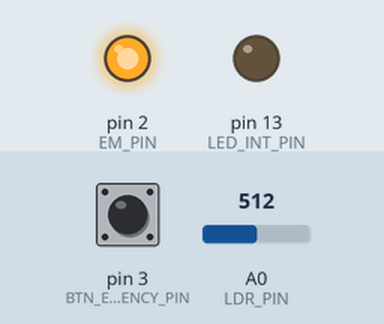
Simulated run of this sketch. Board: Arduino Uno, built with avr-gcc and run on an emulated ATmega328P. Shown: output pins drawn as LEDs (lit = HIGH). Inputs (shaded band) come from the test bench; at power-on: A0 (LDR_PIN) = 512, pin 3 (BTN_EMERGENCY_PIN) LOW. At 3.5 s the program stops and its outputs stay as they are.

Above: at 1.2 s.
1.3 s: A0 (LDR_PIN) set to 306
At 4.7 s:
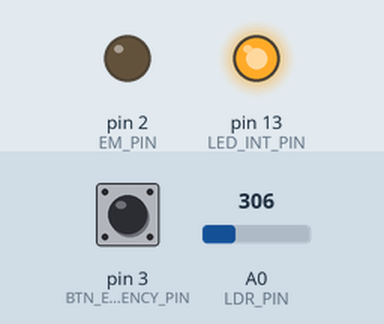
Timing chart, 0 to 5.0 s (numbered marks = the images above; inputs shaded):
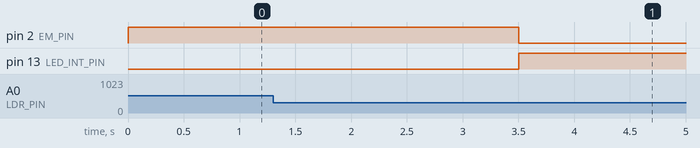

Measured:
- after the input at 1.3 s, pin 2 (EM_PIN): HIGH → LOW after 2.2 s; pin 13 (LED_INT_PIN): LOW → HIGH after 2.2 s

The sketch:

read-LDR.ino
```cpp
/**************************************************************************/
/*!
    @file     read-LDR
    @author   Martin CORNU
    @date     16/01/22
    @version  1.0

This program read an analog value from an LDR which can be in contact with a laser.
If the analog value is below the defined threshold it means that the laser is in contact.
If laser is in contact, then deactivate an EM by setting low the corresponding digital output.
An emergency button also allows the EM to be deactivated manually.
*/
/**************************************************************************/

//#define DEBUG

#define LED_INT_PIN         13        // internal led pin
#define LDR_PIN             A0        // pin where we connected the LDR and the resistor
#define LDR_LASER_THR       450       // below this threshold means laser is in contact
#define LDR_LASER_THR_MS    2000      // time in ms to stay below the threshold to consider laser is in contact
#define EM_PIN              2         // electromagnet pin
#define BTN_EMERGENCY_PIN   3         // emergency button pin
#define DELAY_LOOP_MS       250

uint8_t g_u8EMDefaultState = HIGH;    //EM ON at boot (locked)

int g_s32ButtonState;             // the current reading from the input pin
int g_s32LastButtonState = LOW;   // the previous reading from the input pin

// the following variables are unsigned longs because the time, measured in
// milliseconds, will quickly become a bigger number than can be stored in an int.
unsigned long g_u64LastDebounceTime = 0;  // the last time the output pin was toggled
unsigned long g_u64DebounceDelay = 50;    // the debounce time; increase if the output flickers

void setup() {
  #ifdef DEBUG
    Serial.begin(115200);                   // sets serial port for communication
    Serial.println("Program start..");      // print the value to the serial port
  #endif

  pinMode(LED_INT_PIN, OUTPUT);
  digitalWrite(LED_INT_PIN, LOW);

  pinMode(EM_PIN, OUTPUT);
  digitalWrite(EM_PIN, g_u8EMDefaultState);

  pinMode(LDR_PIN, INPUT);
  pinMode(BTN_EMERGENCY_PIN, INPUT);
}

void loop() {
  uint16_t l_u16LDRValue = 0;           // result of reading the analog pin
  static uint32_t l_u32Timer = 0;              // time below laser thr in ms

  BtnEmergencyManagement();

  l_u16LDRValue = analogRead(LDR_PIN);  // read the value from the LDR
  #ifdef DEBUG
  Serial.println(l_u16LDRValue);        // print the value to the serial port
  #endif

  // laser detected
  if (l_u16LDRValue < LDR_LASER_THR)
  {
    #ifdef DEBUG
    Serial.println(l_u16LDRValue);        // print the value to the serial port
    #endif

    // we stayed more than THR ms with laser detected
    if (l_u32Timer >= LDR_LASER_THR_MS)
    {
      digitalWrite(EM_PIN, !g_u8EMDefaultState);
      digitalWrite(LED_INT_PIN, HIGH);
      #ifdef DEBUG
      Serial.println("Success !");
      #endif

      while(1);
    }else{
     l_u32Timer += DELAY_LOOP_MS;
    }
  }else{
    // laser not detected then restart timer
    l_u32Timer = 0;
  }

  delay(DELAY_LOOP_MS);
}

void BtnEmergencyManagement(void) {
   int l_s32Reading = 0;                 // btn emergency reading

  // read the state of the switch into a local variable:
  l_s32Reading = digitalRead(BTN_EMERGENCY_PIN);

  // check to see if you just pressed the button
  // (i.e. the input went from LOW to HIGH), and you've waited long enough
  // since the last press to ignore any noise:

  // If the switch changed, due to noise or pressing:
  if (l_s32Reading != g_s32LastButtonState) {
    // reset the debouncing timer
    g_u64LastDebounceTime = millis();
  }

  if ((millis() - g_u64LastDebounceTime) > g_u64DebounceDelay) {
    // whatever the reading is at, it's been there for longer than the debounce
    // delay, so take it as the actual current state:

    // if the button state has changed:
    if (l_s32Reading != g_s32ButtonState) {
      g_s32ButtonState = l_s32Reading;

      // button state is high
      if (g_s32ButtonState == HIGH) {
        digitalWrite(EM_PIN, !g_u8EMDefaultState);
        digitalWrite(LED_INT_PIN, HIGH);
        #ifdef DEBUG
        Serial.println("Success !");
        #endif
        while(1);
      }
    }
  }

  // save the reading. Next time through the loop, it'll be the g_s32LastButtonState:
  g_s32LastButtonState = l_s32Reading;
}
```
